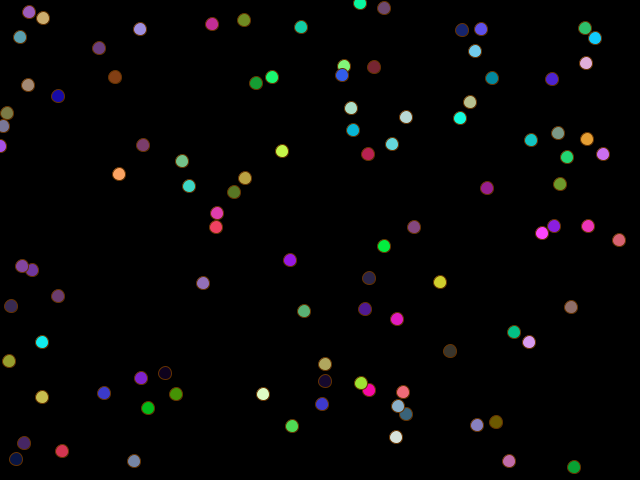
Frame 1 (no input)
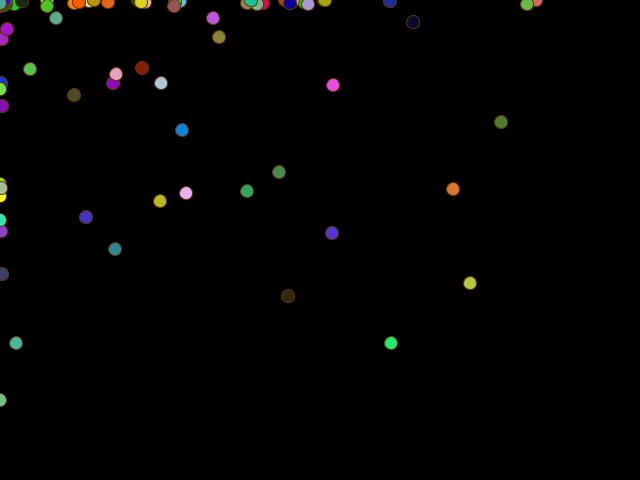
Frame 60 (the mouse pressed at the canvas centre just before this capture)
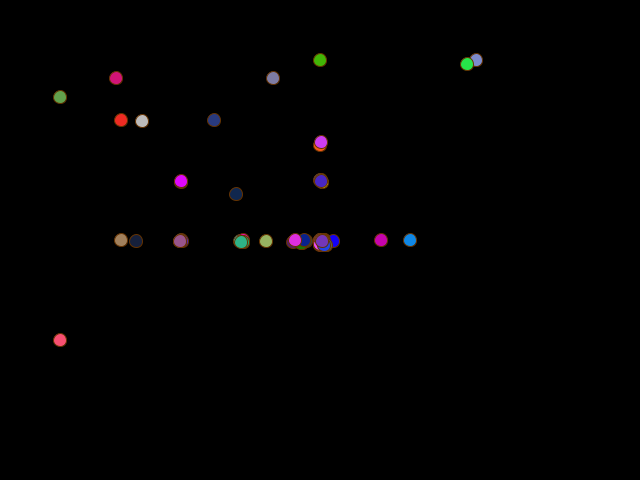
Frame 120 (the mouse held since frame 60 and released just before this capture)

The Processing sketch that drew these frames (run headless with seeded random() and noise(); from frame 60 on, the mouse is pressed at the canvas centre):

// Processing sketch: processing_155408
// ── processing_155408.pde

// declare 4 "Mover" objects
Mover[] m = new Mover [100]; // creates an empty array of 100 mover objects
Mover m1 = new Mover(100, 100, 10);
Mover m2 = new Mover(110, 110, 5);
Mover m3 = new Mover(120, 120, 1);
Mover m4 = new Mover(130, 130, 7);

void setup(){ // Runs once at start
  size(640, 480); // Set screen size
  background(0); // Make background black
  for (int i=0; i<100; i++){
    m[i] = new Mover(int(random(width)), int(random(height)), int(random(7)+1));
  }
}

void draw(){// Runs every frame
  background(0);
  for (int i=0; i<100; i++){
    m[i].display();
  }
}

// Here is the code that sets up what a "Mover" is,
// what values (variables) it has, and what
// behaviors (functions) it has
class Mover {
  //DATA: Here are the values we want every Mover to have
  int x; // x position of the Mover
  int y; // y position of the Mover
  int speed; // Speed of the Mover

  //CONSTRUCTOR: This is the "constructor." It's a special function
  //that is used to make a new Mover. We called it at the top
  //of this program. You can put "arguments" in the cosntructor
  //to set variables when each new object is made.
  //So "new Mover(100, 100, 10);" sets x to 100, y to 100, speed to 10.
  Mover(int _x, int _y, int _speed) {
    x = _x;
    y = _y;
    speed = _speed;
  }

  //This is a function for actually drawing the mover on the screen.
  //It uses the x, y , and speed values to draw the mover in the right position.
  //It also includes code for the "bouncing" behavior  
  void display() {
    /*if(x<0 || x>width){ // If the Mover goes off the screen...
      speed = -1*speed; // Reverse the speed (multiply it by -1)
    }
    
    if (mouseX-x < 100 && mouseX - x > -100 && mouseY-y > -100){
      y += 10;
    }
    
    
    x = x+speed; // Add the 'speed' to the x value to make it move to another position.*/
    
    if (x> mouseX)
    {
      x-=speed;// x=x-10,
    }
    if(x< mouseX)
    {
      x += speed;
    }
    if(y> mouseY)
      {
      y-=speed;
      }
    if (y< mouseY)
    {
    y+=speed;
   }
       
    
    
    stroke(100, 50, 0); //Stroke color
   fill(random(255), random(255), random(255)); //Fill color
    ellipse(x,y,13,13); //Draw the circle
  }
}
